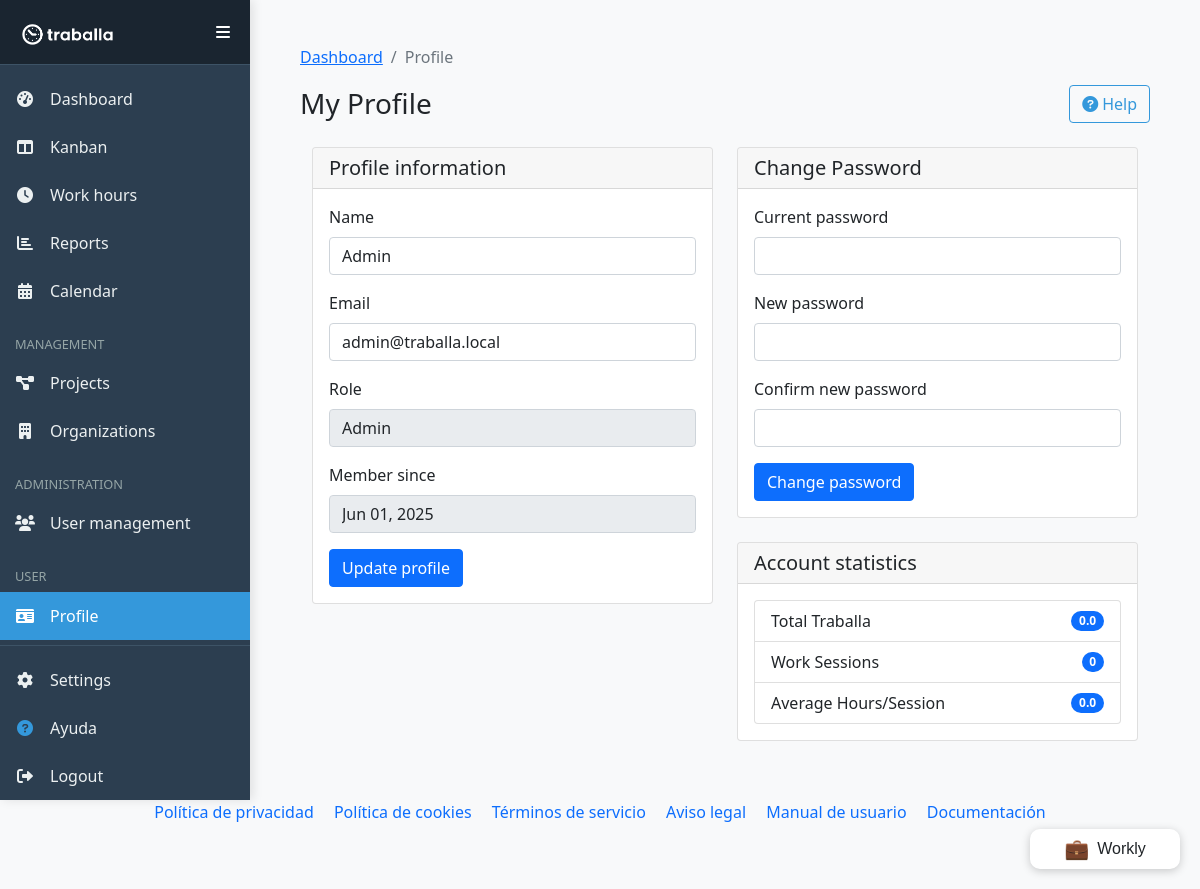
The page /webroot/index.php?page=profile (signed in) on the database its author committed.
### tables this page shows
CREATE TABLE `users` (
  `id` int(11) NOT NULL,
  `name` varchar(100) NOT NULL,
  `email` varchar(100) NOT NULL,
  `password` varchar(255) NOT NULL,
  `role` enum('admin','user','employee') NOT NULL DEFAULT 'user',
  `created_at` timestamp NULL DEFAULT current_timestamp()
);

### includes/Session.php (called while the page is built, shortened)
<?php
class Session {
    private $db;
    private $session_table = 'user_sessions';
    private $session_lifetime = 86400;
    private $cookie_name = 'session';
    private $session_id;
    private $session_data = [];
    public function __construct($db) {
        $this->db = $db;
        $this->startSession();
    }
    private function startSession() {
        if (isset($_COOKIE[$this->cookie_name])) {
            $this->session_id = $_COOKIE[$this->cookie_name];
            $this->loadSessionFromDB();
        } else {
            $this->session_id = $this->generateSessionId();
            $this->session_data['last_activity'] = time();
            $this->updateSessionInDB();
        }
        $secure = isset($_SERVER['HTTPS']);
        $this->cleanExpiredSessions();
    }
    private function generateSessionId() {
        return bin2hex(random_bytes(32));
    }
    private function loadSessionFromDB() {
        $stmt = $this->db->prepare("SELECT session_data FROM {$this->session_table} WHERE session_id = ? AND expiry > ?");
        $stmt->execute([$this->session_id, time()]);
        $result = $stmt->fetch(PDO::FETCH_ASSOC);
        if ($result) {
            $this->session_data = unserialize($result['session_data']);
            $this->is_valid_session = true;
        } else {
            $this->session_id = $this->generateSessionId();
            $this->session_data = ['last_activity' => time()];
            $this->updateSessionInDB();
        }
    }
    private function syncWithPHPSession() {
        foreach ($_SESSION as $key => $value) {
            if (!isset($this->session_data[$key]) || $this->session_data[$key] !== $value) {
                $this->session_data[$key] = $value;
            }
        }
    }
    private function shouldRefreshSession() {
        return false;
    }
    private function updateSessionInDB() {
        $data = serialize($this->session_data);
        $expiry = time() + $this->session_lifetime;
        $stmt = $this->db->prepare("INSERT INTO {$this->session_table}
            (session_id, session_data, expiry)
            VALUES (?, ?, ?)
            ON DUPLICATE KEY UPDATE
            session_data = ?, expiry = ?");
        $stmt->execute([$this->session_id, $data, $expiry, $data, $expiry]);
    }
    private function cleanExpiredSessions() {
        $stmt = $this->db->prepare("DELETE FROM {$this->session_table} WHERE expiry < ?");
        $stmt->execute([time()]);
    }
}

### includes/Router.php (called while the page is built, shortened)
<?php
class Router {
    private $basePage = 'dashboard';
    public function getCurrentRoute() {
        return isset($_GET['page']) ? $_GET['page'] : $this->basePage;
    }
    public function url($route, $params = []) {
        $basePath = defined('BASE_PATH') ? BASE_PATH : '';
        $useFriendlyUrls = function_exists('apache_get_modules') &&
                          in_array('mod_rewrite', apache_get_modules());
        if ($useFriendlyUrls && $route !== 'dashboard') {
            $url = $basePath . '/' . $route;
        } else if ($route === 'dashboard') {
            $url = $basePath . '/';
        } else {
            $url = $basePath . '/index.php?page=' . $route;
        }
        return $url;
    }
}

### includes/router-helpers.php (called while the page is built, shortened)
<?php
if (!function_exists('current_route')) {
    function current_route() {
        global $router, $page;
        if (isset($router) && $router instanceof Router) {
            return $router->getCurrentRoute();
        }
        return $page ?? 'dashboard';
    }
}

### includes/functions.php (called while the page is built, shortened)
<?php
function sanitize_attribute($data) {
    return htmlspecialchars(trim($data), ENT_QUOTES | ENT_HTML5, 'UTF-8');
}
function getUserById($pdo, $user_id) {
  $user_id = (int)$user_id;
  $stmt = $pdo->prepare("SELECT * FROM users WHERE id = ?");
  $stmt->execute([$user_id]);
  return $stmt->fetch(PDO::FETCH_ASSOC) ?: false;
}
function getUserOrganizations($pdo, $user_id) {
  $user_id = (int)$user_id;
  $stmt = $pdo->prepare("SELECT o.*, om.is_admin
            FROM organizations o
            JOIN organization_members om ON o.id = om.organization_id
            WHERE om.user_id = ?
            ORDER BY o.name");
  $stmt->execute([$user_id]);
  return $stmt->fetchAll(PDO::FETCH_ASSOC);
}

### pages/profile.php (the view, shortened to what this page needs)
<?php
require_once __DIR__ . '/../includes/Breadcrumb.php';
$user = getUserById($pdo, $_SESSION['user_id']);
?>
<?php
global $router;
$breadcrumb = new Breadcrumb($router);
echo $breadcrumb->render(current_route());
?>
<div class="d-flex justify-content-between align-items-center mb-4">
    <h1 class="h3 mb-0">My Profile</h1>
    <button class="btn btn-outline-info help-btn" data-help-context="account-settings">
        <i class="fas fa-question-circle me-1"></i>Help
    </button>
</div>
<div class="row">
    <div class="col-md-6">
        <div class="card mb-4">
            <div class="card-header">
                <h5 class="mb-0">Profile information</h5>
            </div>
            <div class="card-body">
                <form method="post" action="">
                    <div class="mb-3">
                        <label for="name" class="form-label">Name</label>
                        <input type="text" class="form-control" id="name" name="name" value="<?php echo sanitize_attribute($user['name']); ?>" required>
                    </div>
                    <div class="mb-3">
                        <label for="email" class="form-label">Email</label>
                        <input type="email" class="form-control" id="email" name="email" value="<?php echo sanitize_attribute($user['email']); ?>" required>
                    </div>
                    <div class="mb-3">
                        <label for="role" class="form-label">Role</label>
                        <input type="text" class="form-control" id="role" value="<?php echo sanitize_attribute(ucfirst($user['role'])); ?>" readonly>
                    </div>
                    <div class="mb-3">
                        <label for="created_at" class="form-label">Member since</label>
                        <input type="text" class="form-control" id="created_at" value="<?php echo sanitize_attribute(date('M d, Y', strtotime($user['created_at']))); ?>" readonly>
                    </div>
                    <button type="submit" class="btn btn-primary">Update profile</button>
                </form>
            </div>
        </div>
    </div>
    <div class="col-md-6">
        <div class="card mb-4">
            <div class="card-header">
                <h5 class="mb-0">Change Password</h5>
            </div>
            <div class="card-body">
                <form method="post" action="">
                    <div class="mb-3">
                        <label for="current_password" class="form-label">Current password</label>
                        <input type="password" class="form-control" id="current_password" name="current_password" required>
                    </div>
                    <div class="mb-3">
                        <label for="new_password" class="form-label">New password</label>
                        <input type="password" class="form-control" id="new_password" name="new_password" required>
                    </div>
                    <div class="mb-3">
                        <label for="confirm_password" class="form-label">Confirm new password</label>
                        <input type="password" class="form-control" id="confirm_password" name="confirm_password" required>
                    </div>
                    <button type="submit" class="btn btn-primary">Change password</button>
                </form>
            </div>
        </div>
        <div class="card">
            <div class="card-header">
                <h5 class="mb-0">Account statistics</h5>
            </div>
            <div class="card-body">
                <ul class="list-group">
                    <li class="list-group-item d-flex justify-content-between align-items-center">
                        Total Traballa
                        <span class="badge bg-primary rounded-pill">
                            <?php
                                $stmt = $pdo->prepare("SELECT SUM(total_hours) as total FROM work_hours WHERE user_id = ? AND status = 'completed'");
                                $stmt->execute([$_SESSION['user_id']]);
                                $total = $stmt->fetchColumn() ?? 0;
                                echo number_format($total, 1);
                            ?>
                        </span>
                    </li>
                    <li class="list-group-item d-flex justify-content-between align-items-center">
                        Work Sessions
                        <span class="badge bg-primary rounded-pill">
                            <?php
                                $stmt = $pdo->prepare("SELECT COUNT(*) as count FROM work_hours WHERE user_id = ?");
                                $stmt->execute([$_SESSION['user_id']]);
                                echo $stmt->fetchColumn() ?? 0;
                            ?>
                        </span>
                    </li>
                    <li class="list-group-item d-flex justify-content-between align-items-center">
                        Average Hours/Session
                        <span class="badge bg-primary rounded-pill">
                            <?php
                                $stmt = $pdo->prepare("SELECT AVG(total_hours) as avg FROM work_hours WHERE user_id = ? AND status = 'completed'");
                                $stmt->execute([$_SESSION['user_id']]);
                                $avg = $stmt->fetchColumn() ?? 0;
                                echo number_format($avg, 1);
                            ?>
                        </span>
                    </li>
                </ul>
            </div>
        </div>
    </div>
</div>

### webroot/assets/css/style.css (style rules this page uses)
html, body { margin: 0; padding: 0; overflow-x: auto; }
body { background-color: #f8f9fa; font-family: 'Segoe UI', Tahoma, Geneva, Verdana, sans-serif; }
.row { margin-left: 0; margin-right: 0; }
.card { transition: all 0.3s ease; overflow: hidden; }
input, select, textarea { max-width: 100%; }

### webroot/assets/css/sidebar.css (style rules this page uses)
.help-btn, .btn-help { border-color: #3498db; color: #3498db; transition: all 0.3s ease; }

### rows shown on the page
users: name "Admin", email "admin@traballa.local", role "Admin", created_at "Jun 01, 2025"

### other values the page prints
$total "0.0"
$stmt->fetchColumn() "0"
$avg "0.0"
